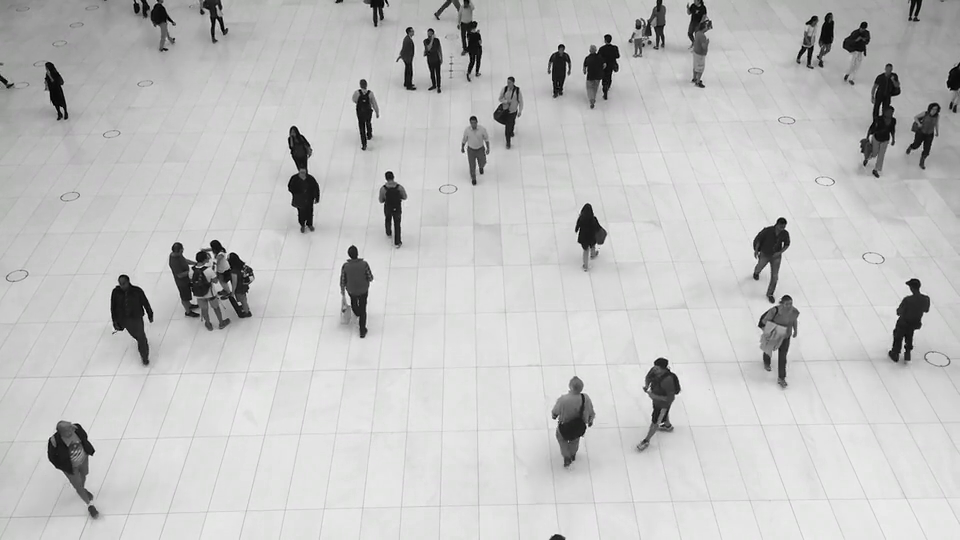
//> input picture frame 34 of OpenCV/ch13/people.mp4, 960 x 540 px
$ ./HOG_Algorithm_and_Pedestrian_Detection   (built with g++ and OpenCV 4)
//> lines starting //> are read from the running program, lines starting //| are printed output that depends on the picture; after the words box and inside, x2 and y2 are one past the last pixel; in counts of white or black regions, pixels touching at a corner belong together
/* HOG알고리즘과 보행자 검출 */
#include <iostream>
#include "opencv2/opencv.hpp"
using namespace std;
using namespace cv;

/* 다랄과 트릭스가 발표한 HOG알고리즘을 이용한 보행자 검출 기능에 대해 설명
   HOG(Histograms of Oriented Gradients)는 그래디언트 방향 히스토그램을 의미함
   사람이 서 있는 영상에서 그래디언트를 구하고, 그래디언트의 크기와 방향 성분을 이용하여 사람이 서 있는 형태에 대한 특정 벡터를 정의함.
   머신 러닝의 일종인 소포트 벡터 머신(SVM)알고리즘을 이용하여 입력 영상에서 보행자 위치를 검출하는 방법을 제안

   HOG는 기본적으로 64 x 128 크기의 영상에서 계산함.
   HOG는 먼저 입력 영상으로부터 그래디언트를 계산함. 그래디언트는 크기와 방향 성분으로 계산하며, 방향성분은 0 ~ 180도까지로 설정함
   그 다음은 입력 영상을 8 x 8 크기 단위로 분할. 각각의 8 x 8 부분 영상을 셀(cell)이라고 부름
   셀은 가로 8개, 세로 16개 생성됨 ( 64 x 128 영상에서 )
   각각의 셀로부터 그래디언트 방향 성분에 대한 히스토그램을 구하며, 이때 방향 성분을 20도 단위로 구분하면 총 아홉 개의 빈(가로)으로 구성된
   방향 히스토그램이 만들어짐
   그리고 인접한 4개의 셀을 합쳐서 블록(block)이라고 정의함
   블록 하나에서는 총 36개의 실수 값으로 이루어진 방향 히스토그램 정보가 추출됨 ( 9개 빈 x 4 = 36 )
   블록은 가로와 세로 방향으로 각각 한 개의 셀만큼 이동하면서 정의함
   그러므로 블록은 가로 7개, 세로 15개로 정의할 수 있음 ( 64 x 128 영상에서 )
   결국 105개의 블록이 추출될 수 있고, 전체 블록에서 추출되는 방향 히스토그램 실수 값 계수는 105 x 36 = 3780이 됨
   3780개의 실수 값이 HOG 특징 벡터 역할을 함.

   보행자 및 보행자가 아닌 영상에서 HOG 특징 벡터를 추출. 이 두 특징 벡터를 구분하기 위해 SVM알고리즘을 사용
   SVM은 두 개의 클래스를 효과적으로 분리하는 능력을 가진 머신 러닝 알고리즘

   HOG 알고리즘을 구현한 HOGDescriptor 클래스를 제공함. 이용하려면 먼저 객체를 생성해야 함.
   보행자 검출이 목적이라면 기본 생성자를 사용하여 객체를 생성하면 됨.
   그러면 위의 설명 처럼 셀, 블록, 그래디언트 방향 히스토그램, 3780개의 float실수로 구성됨

   HOGDescriptor::getDefaultPeopleDetector()는 미리 계산된 보행자 검출을 위한 HOG 기술자 정보를 반환하는 정적 멤버 함수
   똑바로 서 있는 사람을 검출하는 용도로 훈련된 분류기 계수를 반환
   정적 멤버 함수이기 때문에 소스코드 작성 시에 클래스 이름과 함께 사용해야 함.

   HOGDescriptor::setSVMDetector(svmdetector)함수에 위의 계수를 등록하면 됨
   svmdetector는 선형 SVM 분류기를 위한 계수

   HOG 기술자를 이용하여 실제 입력 영상에서 객체 영역을 검출하려면 HOGDescriptor::detectMultiScale()멤버 함수를 사용함
   hog.detectMultiScale(frame, detected)식으로 사용
   detectMultiScale(img, foundLocations, foundWeights, hitThreshold = 0, winStride = Size(), padding = Size(), scale = 1.05, finalThreshold = 2.0, useMeanshiftGrouping = false)
   detectMultiScale(img, foundLocations, hitThreshold = 0, winStride = Size(), padding = Size(), scale = 1.05, finalThreshold = 2.0, useMeanshiftGrouping = false)
   foundLocations = 출력 검출된 사각형 영역 정보, foundWeights = 출력 검출된 사각형 영역에 대한 신뢰도
   hitThreshold = 특징 벡터와 SVM 분류 평면까지의 거리에 대한 임계값
   winStride = 셀 윈도우 이동 크기. Size() 지정 시 셀 크기와 같게 설정함
   padding = 패딩 크기, scale = 검색 윈도우 크기 확대 비율, finalThreshold = 검출 결정을 위한 임계값
   useMeanshiftGrouping = 겹쳐진 검색 윈도우를 합치는 방법 지정 플래그
   위 함수는 입력 영상 img에서 다양한 크기의 객체 사각형 영역을 검출하고, 그 결과를 std::vector<Rect> 타입의 인자 foundLocations에 저장 */

/* 실행할 때 Release 모드 사용.
   많은 연산량을 필요로 하기 때문에 Debug모드는 느림 */
int main()
{
	VideoCapture cap("people.mp4");

	if (!cap.isOpened()) {
		cerr << "Fail" << endl;
		return -1;
	}

	HOGDescriptor hog; // 객체 hog를 선언
	hog.setSVMDetector(HOGDescriptor::getDefaultPeopleDetector()); // 보행자 검출을 위한 용도로 훈련된 SVM 분류기 계수를 등록함

	Mat frame;
	while (true) {
		cap >> frame;
//> frame is the input picture: 540 rows x 960 cols, CV_8UC3; mean B, G, R 193.4, 193.8, 193.5
		if (frame.empty()) break;

		vector<Rect> detected; // 동영상 매 프레임마다 보행자 검출을 수행. 검출된 사각형 정보는 detected 변수에 저장함
		hog.detectMultiScale(frame, detected);
//> detected = 8 Rects (x, y, width, height): [358, 133, 71, 142], [318, 219, 76, 152], [92, 253, 73, 146], [750, 277, 67, 134], [628, 331, 69, 138], [538, 358, 74, 148], [264, 109, 76, 151], [257, 23, 187, 375]

		for (Rect r : detected) { // 검출된 사각형 정보를 이용하여 임의의 색상으로 3픽셀 두께의 사각형을 그림
			Scalar c = Scalar(rand() % 256, rand() % 256, rand() % 256);
			rectangle(frame, r, c, 3);
		}
//> this loop made 8 passes
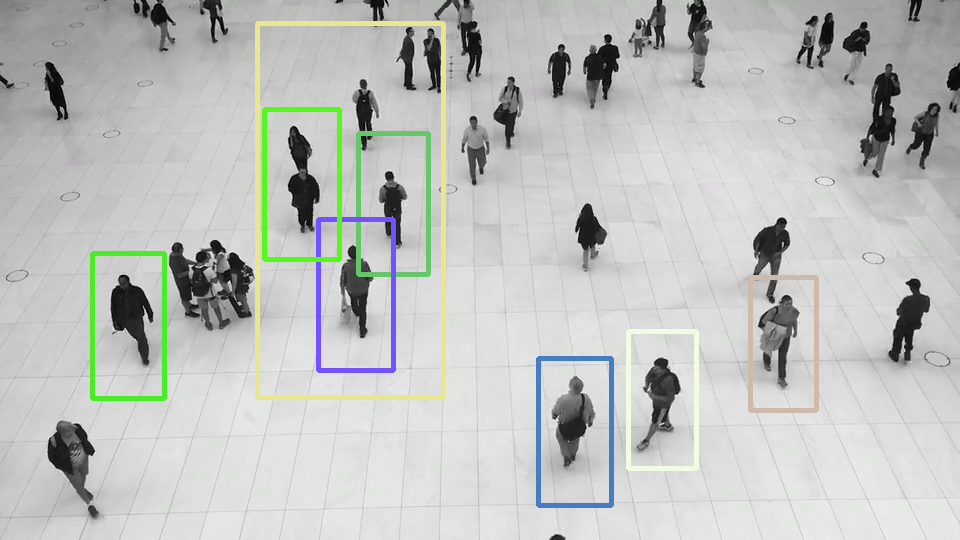
//> frame: 540 rows x 960 cols, CV_8UC3; 3.94% of pixels changed, all inside (x1, y1, x2, y2) = (90, 21, 819, 508)

		imshow("frame", frame);

		if (waitKey(10) == 27) break;
//> the Esc key is pressed
	}

	return 0;
}

$ run again, starting later in the video
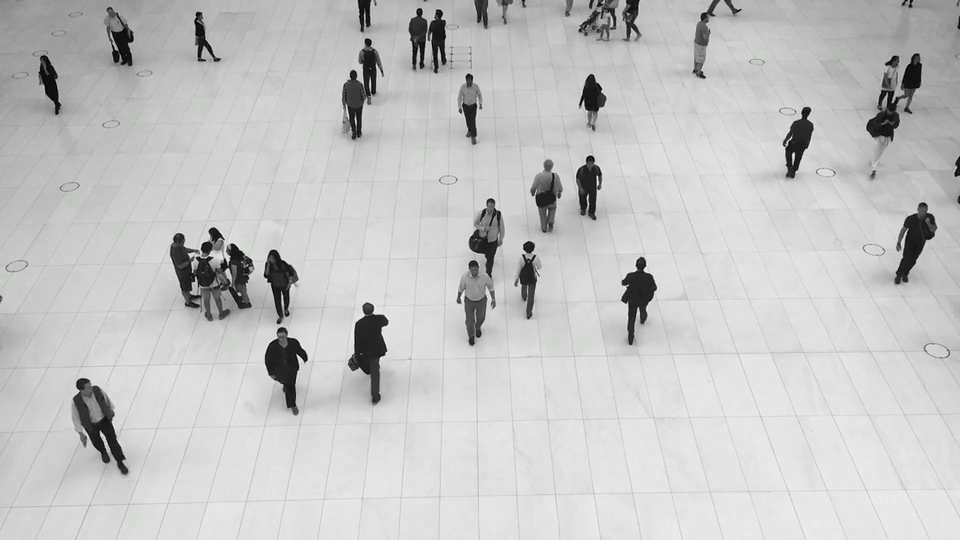
//> input picture frame 153 of OpenCV/ch13/people.mp4, 960 x 540 px
//> frame is the input picture: 540 rows x 960 cols, CV_8UC3; mean B, G, R 196.3, 196.9, 196.5
//> detected = 11 Rects (x, y, width, height), first 8: [323, 18, 72, 144], [512, 143, 67, 134], [455, 178, 67, 134], [246, 206, 70, 140], [495, 212, 67, 134], [438, 227, 72, 145], [604, 238, 71, 141], [331, 279, 78, 155]
//> the loop `for (Rect r : detected)` made 11 passes
//> after the loop `for (Rect r : detected)`:
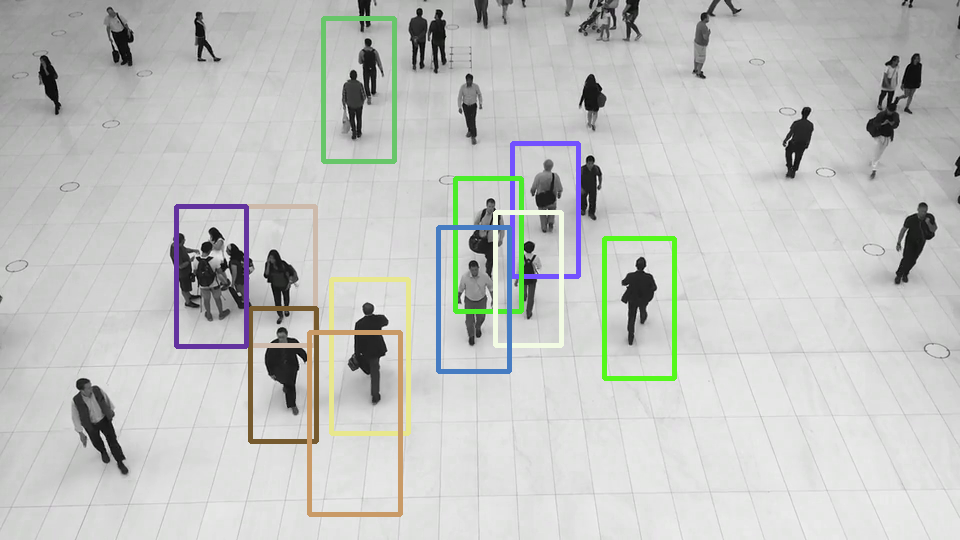
//> frame: 540 rows x 960 cols, CV_8UC3; 4.25% of pixels changed, all inside (x1, y1, x2, y2) = (174, 16, 677, 517)

$ run again, starting later in the video
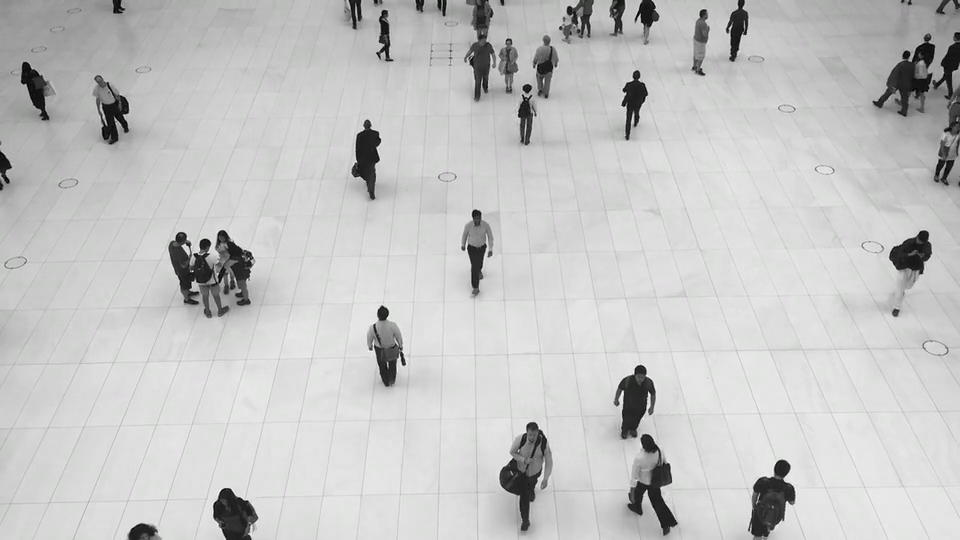
//> input picture frame 272 of OpenCV/ch13/people.mp4, 960 x 540 px
//> frame is the input picture: 540 rows x 960 cols, CV_8UC3; mean B, G, R 196.9, 197.4, 197.1
//> detected = 6 Rects (x, y, width, height): [333, 93, 70, 140], [443, 184, 69, 137], [351, 276, 71, 141], [602, 341, 75, 149], [71, 10, 82, 164], [486, 10, 79, 159]
//> the loop `for (Rect r : detected)` made 6 passes
//> after the loop `for (Rect r : detected)`:
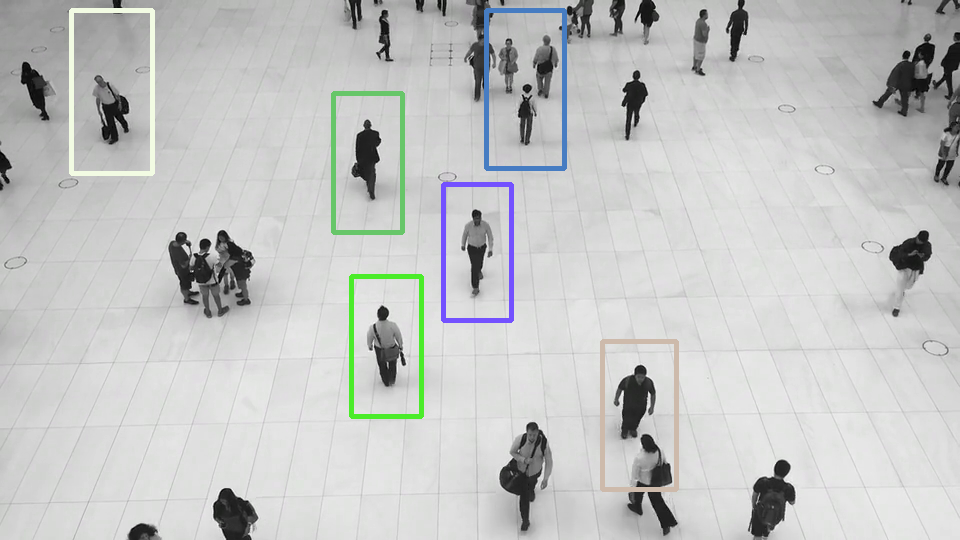
//> frame: 540 rows x 960 cols, CV_8UC3; 2.54% of pixels changed, all inside (x1, y1, x2, y2) = (69, 8, 679, 492)
